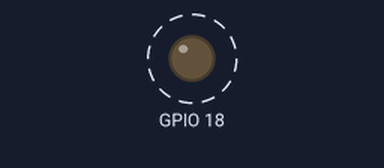
Bench run of a program on a simulated Raspberry Pi (BCM pin numbers). Parts: output pins drawn as LEDs (lit = HIGH). Dashed ring = blinking. What the program prints to the terminal is not drawn.

Above: at 0.5 s.
Timing chart, 0 to 4.6 s (numbered marks = the images above):
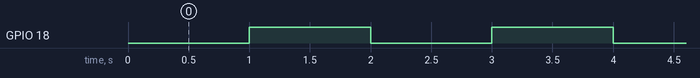

Measured:
- by itself, GPIO 18: alternates HIGH for 1.0 s and LOW for 1.0 s

The program:

blinkingled.py
```python
import RPi.GPIO as GPIO
import time

#sets up the pi to make an output on GPIO pin 18
def setupOurPi():
  GPIO.setmode(GPIO.BCM)
  GPIO.setwarnings(False)
  GPIO.setup(18,GPIO.OUT)


# This simple while loop will make an LED flash on and off
def makeLEDBlink():
  while(True):
    print "LED off"
    GPIO.output(18,GPIO.LOW)
    time.sleep(1)
    GPIO.output(18,GPIO.HIGH)
    print "LED on"
    time.sleep(1)

# call our set up method
setupOurPi()

# call our blink method
makeLEDBlink()
```
